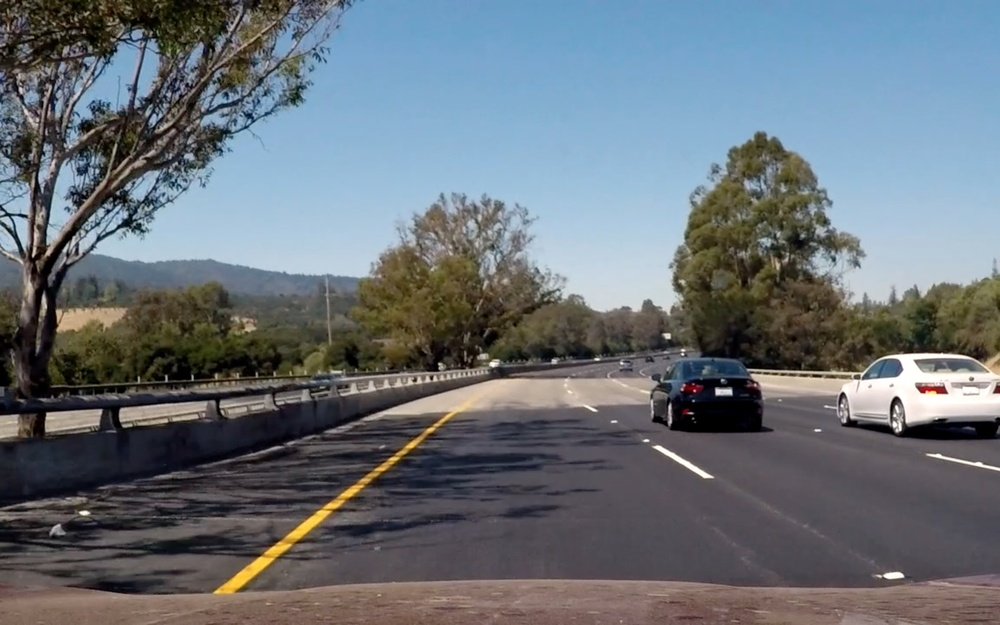
#> input picture test_images/challenge_test.jpg, 1000 x 625 px, shrunk from 2560 x 1600 before the run; its folder holds only this picture in this run
$ jupyter execute --allow-errors P1.ipynb   (shell and % lines are left out)
#> lines starting #> are read from the running program, lines starting #| are printed output that depends on the picture; after the words box and inside, x2 and y2 are one past the last pixel; in counts of white or black regions, pixels touching at a corner belong together
# **Finding Lane Lines on the Road**
***
In this project, you will use the tools you learned about in the lesson to identify lane lines on the road.  You can develop your pipeline on a series of individual images, and later apply the result to a video stream (really just a series of images). Check out the video clip "raw-lines-example.mp4" (also contained in this repository) to see what the output should look like after using the helper functions below.

Once you have a result that looks roughly like "raw-lines-example.mp4", you'll need to get creative and try to average and/or extrapolate the line segments you've detected to map out the full extent of the lane lines.  You can see an example of the result you're going for in the video "P1_example.mp4".  Ultimately, you would like to draw just one line for the left side of the lane, and one for the right.

---
Let's have a look at our first image called 'test_images/solidWhiteRight.jpg'.  Run the 2 cells below (hit Shift-Enter or the "play" button above) to display the image.

**Note** If, at any point, you encounter frozen display windows or other confounding issues, you can always start again with a clean slate by going to the "Kernel" menu above and selecting "Restart & Clear Output".

---

**The tools you have are color selection, region of interest selection, grayscaling, Gaussian smoothing, Canny Edge Detection and Hough Tranform line detection.  You  are also free to explore and try other techniques that were not presented in the lesson.  Your goal is piece together a pipeline to detect the line segments in the image, then average/extrapolate them and draw them onto the image for display (as below).  Once you have a working pipeline, try it out on the video stream below.**

---

<figure>

 <figcaption>
 <p></p>
 <p style="text-align: center;"> Your output should look something like this (above) after detecting line segments using the helper functions below </p>
 </figcaption>
</figure>
 <p></p>
<figure>

 <figcaption>
 <p></p>
 <p style="text-align: center;"> Your goal is to connect/average/extrapolate line segments to get output like this</p>
 </figcaption>
</figure>

[cell 1]
#importing some useful packages
import matplotlib.pyplot as plt
import matplotlib.image as mpimg
import numpy as np
import cv2

#> (a cell that did not finish here is left out)

**Some OpenCV functions (beyond those introduced in the lesson) that might be useful for this project are:**

`cv2.inRange()` for color selection
`cv2.fillPoly()` for regions selection
`cv2.line()` to draw lines on an image given endpoints
`cv2.addWeighted()` to coadd / overlay two images
`cv2.cvtColor()` to grayscale or change color
`cv2.imwrite()` to output images to file
`cv2.bitwise_and()` to apply a mask to an image

**Check out the OpenCV documentation to learn about these and discover even more awesome functionality!**

Below are some helper functions to help get you started. They should look familiar from the lesson!

[cell 3]
import math

def grayscale(img):
    """Applies the Grayscale transform
    This will return an image with only one color channel
    but NOTE: to see the returned image as grayscale
    you should call plt.imshow(gray, cmap='gray')"""
    return cv2.cvtColor(img, cv2.COLOR_RGB2GRAY)
    # Or use BGR2GRAY if you read an image with cv2.imread()
    # return cv2.cvtColor(img, cv2.COLOR_BGR2GRAY)

def canny(img, low_threshold, high_threshold):
    """Applies the Canny transform"""
    return cv2.Canny(img, low_threshold, high_threshold)

def gaussian_blur(img, kernel_size):
    """Applies a Gaussian Noise kernel"""
    return cv2.GaussianBlur(img, (kernel_size, kernel_size), 0)

def region_of_interest(img, vertices):
    """
    Applies an image mask.

    Only keeps the region of the image defined by the polygon
    formed from `vertices`. The rest of the image is set to black.
    """
    #defining a blank mask to start with
    mask = np.zeros_like(img)

    #defining a 3 channel or 1 channel color to fill the mask with depending on the input image
    if len(img.shape) > 2:
        channel_count = img.shape[2]  # i.e. 3 or 4 depending on your image
        ignore_mask_color = (255,) * channel_count
    else:
        ignore_mask_color = 255

    #filling pixels inside the polygon defined by "vertices" with the fill color
    cv2.fillPoly(mask, vertices, ignore_mask_color)

    #returning the image only where mask pixels are nonzero
    masked_image = cv2.bitwise_and(img, mask)
    return masked_image


def draw_lines(img, lines, color=[255, 0, 0], thickness=2):
    """
    NOTE: this is the function you might want to use as a starting point once you want to
    average/extrapolate the line segments you detect to map out the full
    extent of the lane (going from the result shown in raw-lines-example.mp4
    to that shown in P1_example.mp4).

    Think about things like separating line segments by their
    slope ((y2-y1)/(x2-x1)) to decide which segments are part of the left
    line vs. the right line.  Then, you can average the position of each of
    the lines and extrapolate to the top and bottom of the lane.

    This function draws `lines` with `color` and `thickness`.
    Lines are drawn on the image inplace (mutates the image).
    If you want to make the lines semi-transparent, think about combining
    this function with the weighted_img() function below
    """
    for line in lines:
        for x1,y1,x2,y2 in line:
            cv2.line(img, (x1, y1), (x2, y2), color, thickness)

def hough_lines(img, rho, theta, threshold, min_line_len, max_line_gap):
    """
    `img` should be the output of a Canny transform.

    Returns an image with hough lines drawn.
    """
    lines = cv2.HoughLinesP(img, rho, theta, threshold, np.array([]), minLineLength=min_line_len, maxLineGap=max_line_gap)
    line_img = np.zeros((img.shape[0], img.shape[1], 3), dtype=np.uint8)
    draw_lines(line_img, lines)
    return line_img

# Python 3 has support for cool math symbols.

def weighted_img(img, initial_img, α=0.8, β=1., λ=0.):
    """
    `img` is the output of the hough_lines(), An image with lines drawn on it.
    Should be a blank image (all black) with lines drawn on it.

    `initial_img` should be the image before any processing.

    The result image is computed as follows:

    initial_img * α + img * β + λ
    NOTE: initial_img and img must be the same shape!
    """
    return cv2.addWeighted(initial_img, α, img, β, λ)

## Test on Images

Now you should build your pipeline to work on the images in the directory "test_images"
**You should make sure your pipeline works well on these images before you try the videos.**

[cell 4]
import os
test_images = os.listdir("test_images/")
#> test_images = ['challenge_test.jpg']
os.path.splitext(test_images[0])
#> Out = ('challenge_test', '.jpg')

run your solution on all test_images and make copies into the test_images directory).

[cell 5]
# TODO: Build your pipeline that will draw lane lines on the test_images
# then save them to the test_images directory.
for test_image in test_images:

    img = mpimg.imread('test_images/' + test_image)
#> img is the input picture: shape (625, 1000, 3); mean R, G, B 105.2, 112.9, 119.6
    test_image_name = os.path.splitext(test_image)

    #process image
    grayimg = grayscale(img)
    blurimg = gaussian_blur(grayimg, 5)
    edges = canny(blurimg, 50, 150)
#> in canny, `return cv2.Canny(img, low_threshold, high_threshold)`:
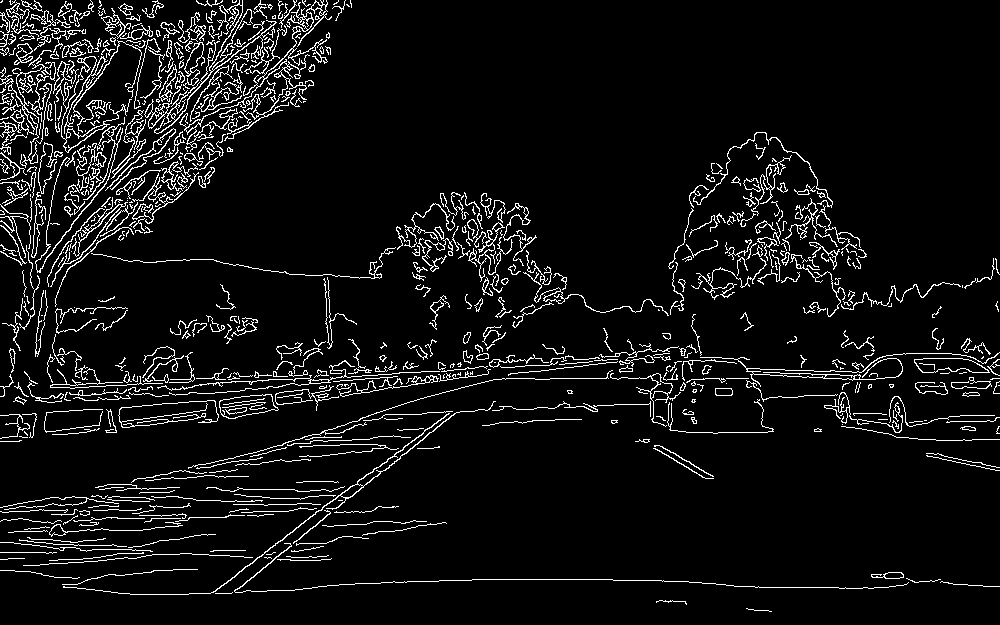
#> returned value: shape (625, 1000); 6.6% white in thin lines or dots

    ysize = img.shape[0]
    xsize = img.shape[1]
    vertices = np.array([[(0, ysize), (xsize*0.47, ysize*0.6), (xsize*0.53, ysize*0.6), (xsize, ysize)]], dtype=np.int32)
    section_img = region_of_interest(edges, vertices)
#> in region_of_interest, `cv2.fillPoly(mask, vertices, ignore_mask_color)`:
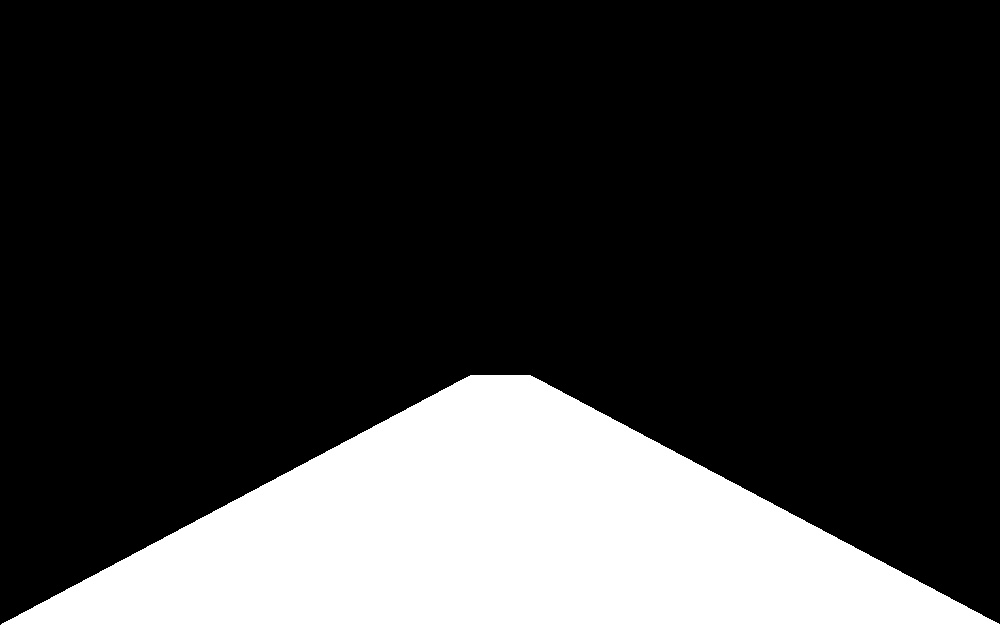
#> mask: shape (625, 1000); 21.2% white; 1 white region, box (x1, y1, x2, y2) and area: (1, 375, 1000, 625) 132720
#> in region_of_interest, `masked_image = cv2.bitwise_and(img, mask)`:
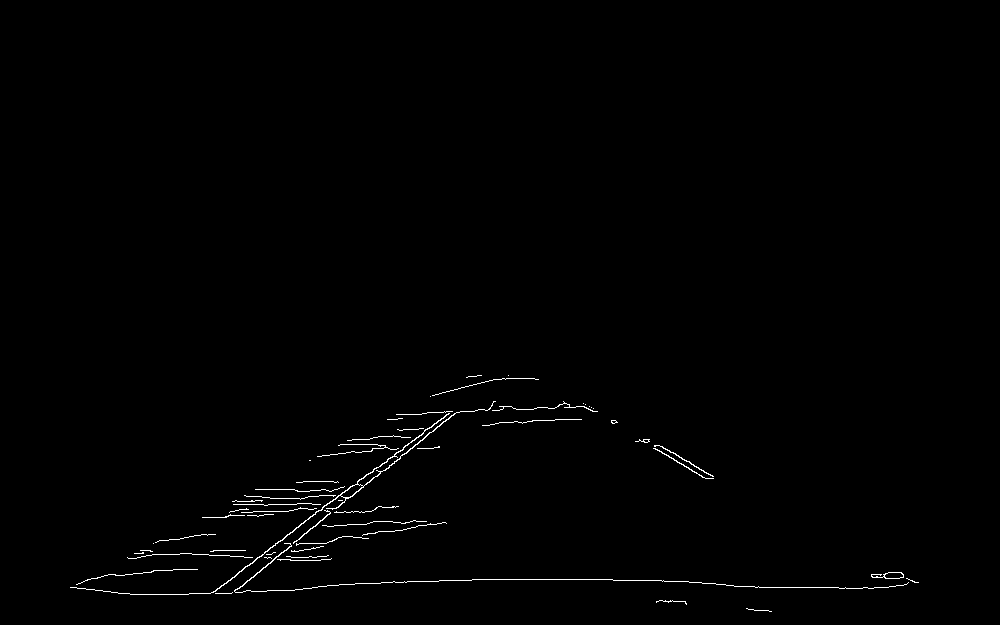
#> masked_image: shape (625, 1000); 0.67% white in thin lines or dots, all inside (x1, y1, x2, y2) = (70, 375, 919, 612)

    rho = 20 # distance resolution in pixels of the Hough grid
    theta = np.pi/180 # angular resolution in radians of the Hough grid
    threshold = 20     # minimum number of votes (intersections in Hough grid cell)
    min_line_length = 120 #minimum number of pixels making up a line
    max_line_gap = 100    # maximum gap in pixels between connectable line segments

    line_img = hough_lines(section_img, rho, theta, threshold, min_line_length, max_line_gap)
#> in hough_lines, `lines = cv2.HoughLinesP(img, rho, theta, threshold, np.array([]), minL..`: lines = 84 rows, first 6: [219, 588, 472, 376], [134, 553, 280, 560], [193, 536, 409, 581], [138, 594, 529, 378], [244, 504, 436, 524], [225, 516, 362, 535]
#> the loop in draw_lines, `for line in lines:` made 84 passes
#> after the loop in draw_lines, `for line in lines:`:
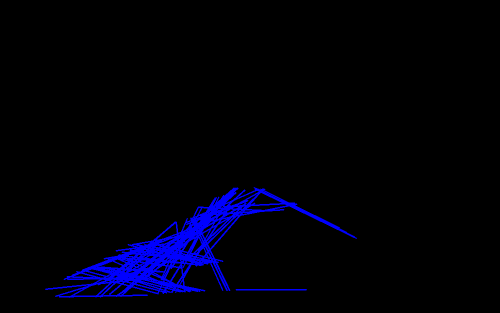
#> img: shape (625, 1000, 3) (shown at 1/2 size); mean of channels 0, 1, 2 10.9, 0, 0; drawn as B, G, R

    img_output = weighted_img(line_img, img)
#> in weighted_img, `return cv2.addWeighted(initial_img, α, img, β, λ)`:
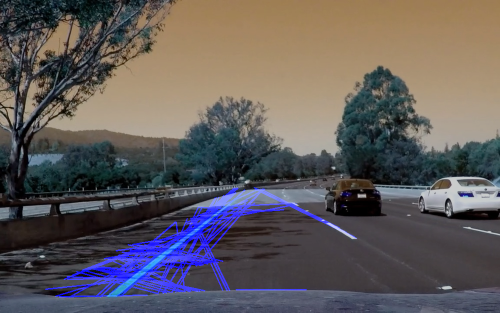
#> returned value: shape (625, 1000, 3) (shown at 1/2 size); mean of channels 0, 1, 2 91.8, 90.3, 95.7; drawn as B, G, R

    plt.figure
    plt.imshow(img_output, cmap='gray')


    mpimg.imsave('test_images/output/' + test_image_name[0] + '_gray.jpg', img_output)
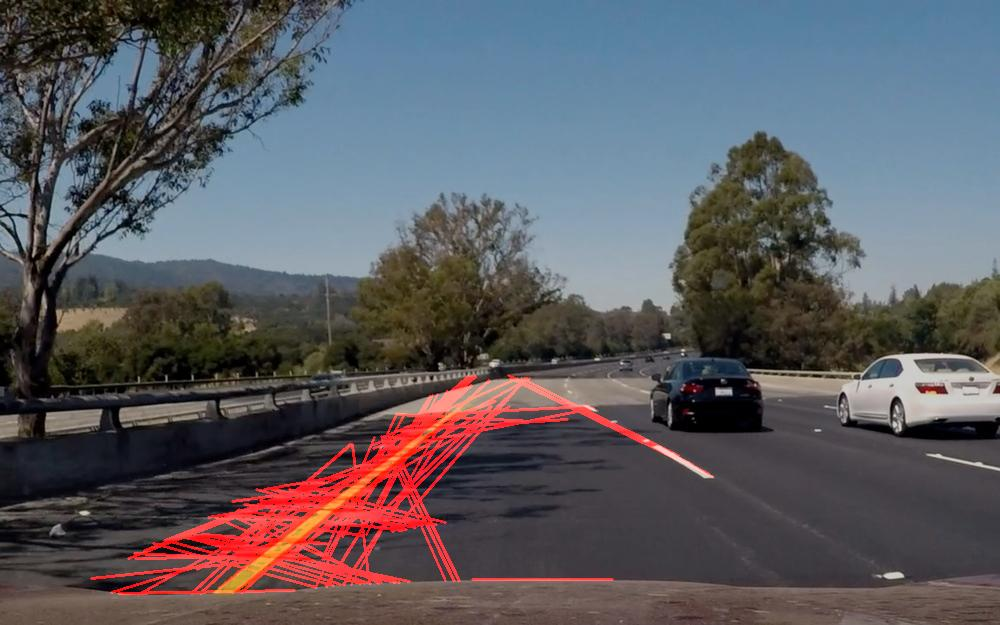
#> saved as challenge_test_gray.jpg: shape (625, 1000, 3); mean R, G, B 91.7, 90.4, 95.8

$ run again, on test_images/challenge_test2.jpg
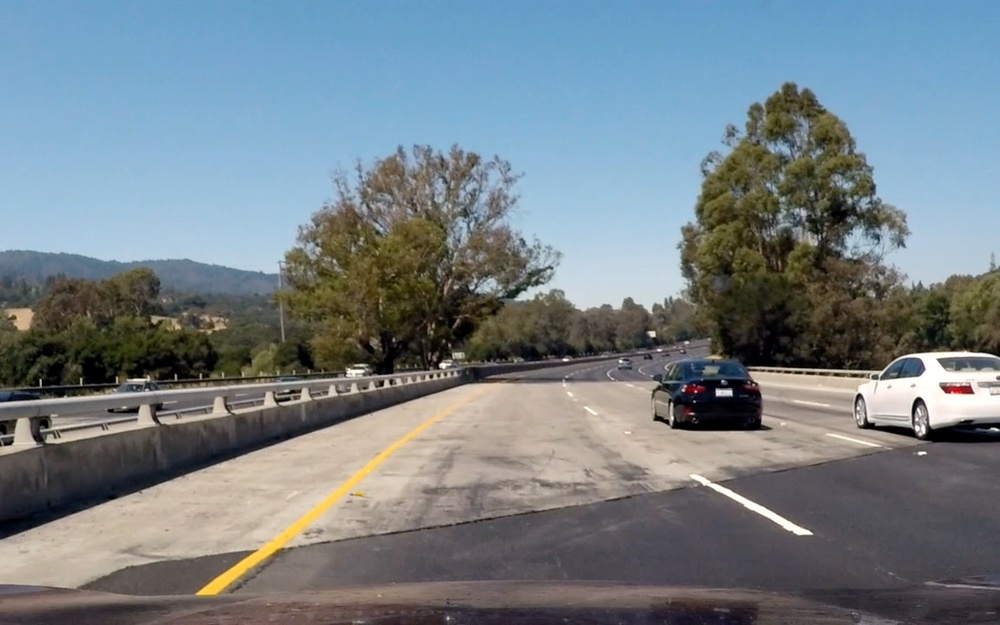
#> input picture test_images/challenge_test2.jpg, 1000 x 625 px, shrunk from 2560 x 1600 before the run
#> test_images = ['challenge_test2.jpg']
#> Out = ('challenge_test2', '.jpg')
#> img is the input picture: shape (625, 1000, 3); mean R, G, B 117.5, 128.5, 134.9
#> mask: shape (625, 1000); 21.2% white; 1 white region, box (x1, y1, x2, y2) and area: (1, 375, 1000, 625) 132720
#> in region_of_interest, `masked_image = cv2.bitwise_and(img, mask)`:
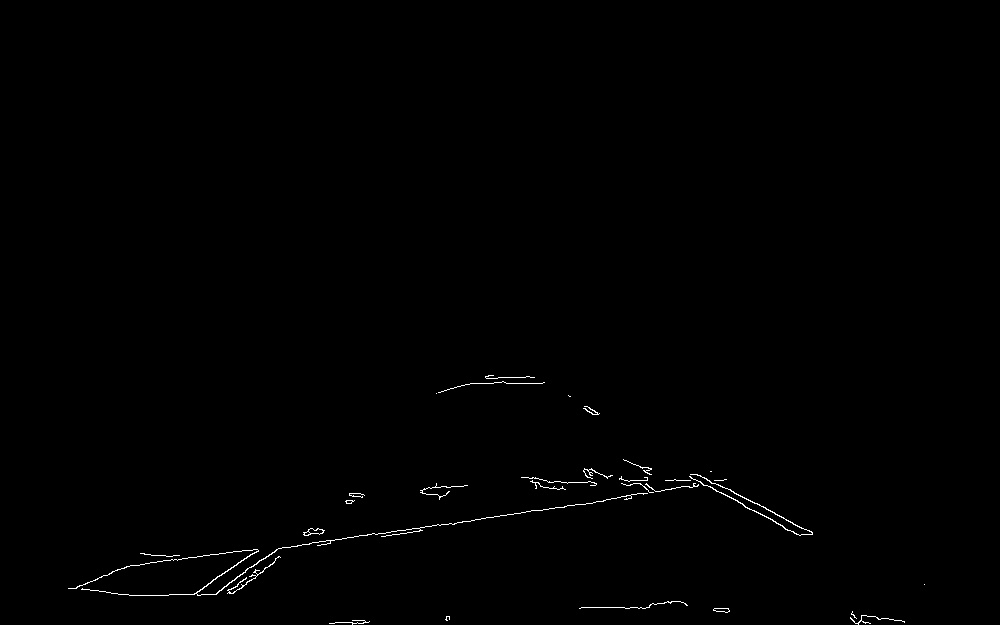
#> masked_image: shape (625, 1000); 0.43% white in thin lines or dots, all inside (x1, y1, x2, y2) = (68, 375, 925, 625)
#> lines = 20 rows, first 6: [250, 554, 438, 524], [538, 510, 711, 471], [103, 575, 323, 532], [604, 607, 729, 611], [424, 488, 715, 483], [114, 593, 252, 579]
#> the loop in draw_lines, `for line in lines:` made 20 passes
#> `mpimg.imsave('test_images/output/' + test_image_name[0] + '_gray.jpg',..`:
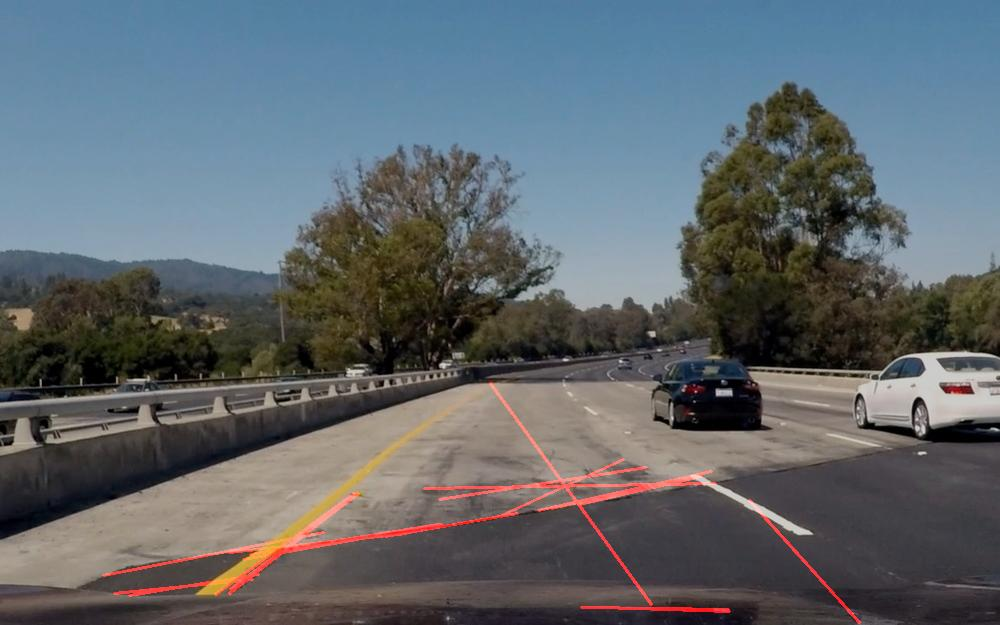
#> saved as challenge_test2_gray.jpg: shape (625, 1000, 3); mean R, G, B 95.9, 102.8, 108
